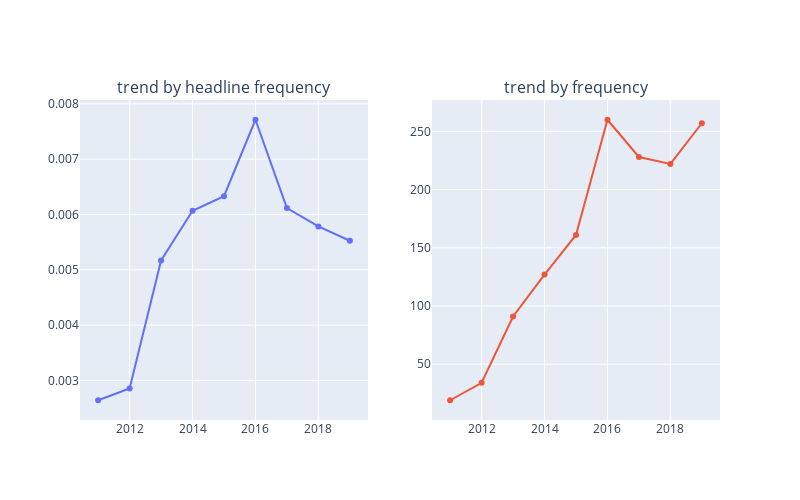

Notebook code for this chart:
### Code cell
import plotly.express as px
import plotly.graph_objects as go
from plotly.subplots import make_subplots

word = 'rape'
country = 'UK'

fig = make_subplots(rows = 1, cols = 2, subplot_titles=("trend by headline frequency", "trend by frequency"))

df1 = df_freq[(df_freq['word']== word) & (df['country']==country)]
df1 = df1[(df['year']>2010)&(df['year']<2020)]

fig.add_trace(go.Scatter( x = df1['year'], y=df1['freq_prop_headlines']), row=1, col=1 )
fig.add_trace(go.Scatter( x = df1['year'], y=df1['frequency']), row=1, col=2 )

fig.update_layout(height = 500, width = 800, showlegend = False)

#fig = px.line(df1.sort_values(by = 'time', ascending = False), x = 'time', y ='prop_frequency')
fig.show()

### Figure 1 — Plotly figure (JSON) as saved in the notebook; plotly's stock layout.template omitted (floating-point values rounded to 4 significant figures)
{"data": [{"type": "scatter", "x": [2011, 2012, 2013, 2014, 2015, 2016, 2017, 2018, 2019], "xaxis": "x", "y": [0.002642, 0.002854, 0.005168, 0.006068, 0.006331, 0.007713, 0.006116, 0.005784, 0.005525], "yaxis": "y"}, {"type": "scatter", "x": [2011, 2012, 2013, 2014, 2015, 2016, 2017, 2018, 2019], "xaxis": "x2", "y": [19, 34, 91, 127, 161, 260, 228, 222, 257], "yaxis": "y2"}], "layout": {"annotations": [{"font": {"size": 16}, "showarrow": false, "text": "trend by headline frequency", "x": 0.225, "xanchor": "center", "xref": "paper", "y": 1, "yanchor": "bottom", "yref": "paper"}, {"font": {"size": 16}, "showarrow": false, "text": "trend by frequency", "x": 0.775, "xanchor": "center", "xref": "paper", "y": 1, "yanchor": "bottom", "yref": "paper"}], "height": 500, "showlegend": false, "width": 800, "xaxis": {"anchor": "y", "autorange": true, "domain": [0, 0.45], "range": [2010.0, 2020.0], "type": "linear"}, "xaxis2": {"anchor": "y2", "autorange": true, "domain": [0.55, 1], "range": [2010.0, 2020.0], "type": "linear"}, "yaxis": {"anchor": "x", "autorange": true, "domain": [0, 1], "range": [0.002285, 0.00807], "type": "linear"}, "yaxis2": {"anchor": "x2", "autorange": true, "domain": [0, 1], "range": [2.031, 277.0], "type": "linear"}}}
